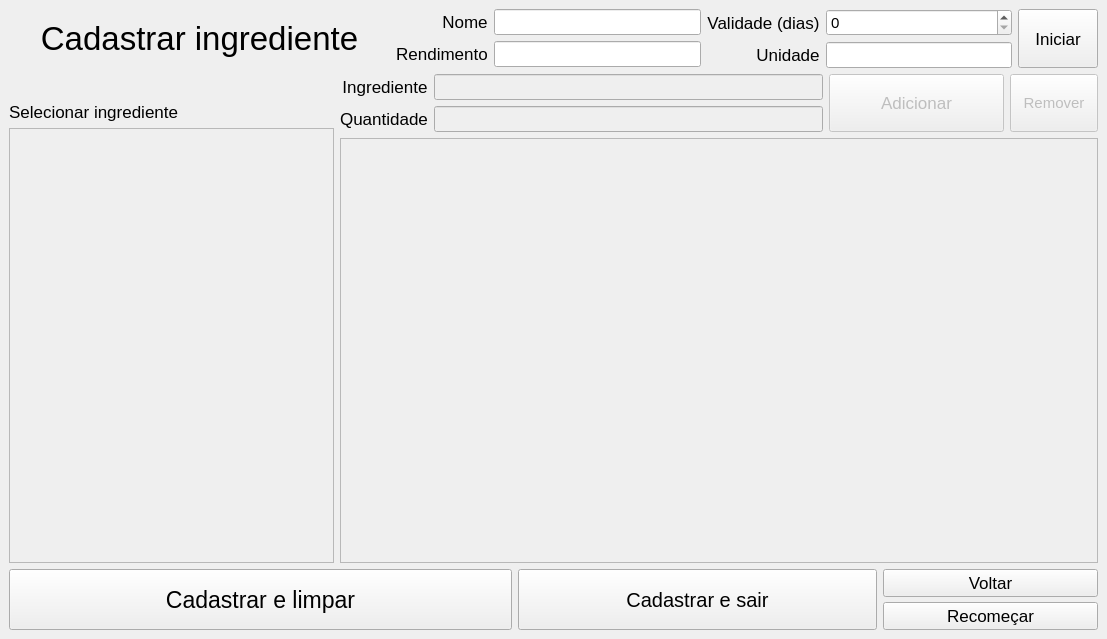
<?xml version="1.0" encoding="UTF-8"?>
<ui version="4.0">
 <class>MainWindow</class>
 <widget class="QMainWindow" name="MainWindow">
  <property name="geometry">
   <rect>
    <x>0</x>
    <y>0</y>
    <width>1107</width>
    <height>639</height>
   </rect>
  </property>
  <property name="windowTitle">
   <string>MainWindow</string>
  </property>
  <widget class="QWidget" name="centralwidget">
   <layout class="QVBoxLayout" name="verticalLayout_4">
    <item>
     <layout class="QHBoxLayout" name="horizontalLayout_2" stretch="5,4,4,1">
      <item>
       <layout class="QHBoxLayout" name="lay_hori_titulo">
        <property name="spacing">
         <number>2</number>
        </property>
        <property name="sizeConstraint">
         <enum>QLayout::SetDefaultConstraint</enum>
        </property>
        <item>
         <widget class="QLabel" name="lbl_titulo">
          <property name="font">
           <font>
            <pointsize>25</pointsize>
           </font>
          </property>
          <property name="text">
           <string>Cadastrar ingrediente</string>
          </property>
          <property name="alignment">
           <set>Qt::AlignCenter</set>
          </property>
         </widget>
        </item>
       </layout>
      </item>
      <item>
       <layout class="QFormLayout" name="formLayout">
        <property name="labelAlignment">
         <set>Qt::AlignRight|Qt::AlignTrailing|Qt::AlignVCenter</set>
        </property>
        <item row="0" column="0">
         <widget class="QLabel" name="lbl_nome">
          <property name="sizePolicy">
           <sizepolicy hsizetype="Minimum" vsizetype="Minimum">
            <horstretch>0</horstretch>
            <verstretch>2</verstretch>
           </sizepolicy>
          </property>
          <property name="font">
           <font>
            <pointsize>13</pointsize>
           </font>
          </property>
          <property name="text">
           <string>Nome</string>
          </property>
          <property name="alignment">
           <set>Qt::AlignCenter</set>
          </property>
         </widget>
        </item>
        <item row="0" column="1">
         <widget class="QLineEdit" name="txt_nome">
          <property name="enabled">
           <bool>true</bool>
          </property>
          <property name="sizePolicy">
           <sizepolicy hsizetype="Expanding" vsizetype="Maximum">
            <horstretch>0</horstretch>
            <verstretch>2</verstretch>
           </sizepolicy>
          </property>
          <property name="font">
           <font>
            <pointsize>11</pointsize>
           </font>
          </property>
         </widget>
        </item>
        <item row="1" column="0">
         <widget class="QLabel" name="lbl_rendimento">
          <property name="sizePolicy">
           <sizepolicy hsizetype="Minimum" vsizetype="Minimum">
            <horstretch>0</horstretch>
            <verstretch>2</verstretch>
           </sizepolicy>
          </property>
          <property name="font">
           <font>
            <pointsize>13</pointsize>
           </font>
          </property>
          <property name="text">
           <string>Rendimento</string>
          </property>
          <property name="alignment">
           <set>Qt::AlignCenter</set>
          </property>
         </widget>
        </item>
        <item row="1" column="1">
         <widget class="QLineEdit" name="txt_rendimento">
          <property name="sizePolicy">
           <sizepolicy hsizetype="Expanding" vsizetype="Maximum">
            <horstretch>0</horstretch>
            <verstretch>2</verstretch>
           </sizepolicy>
          </property>
          <property name="font">
           <font>
            <pointsize>11</pointsize>
           </font>
          </property>
         </widget>
        </item>
       </layout>
      </item>
      <item>
       <layout class="QFormLayout" name="formLayout_2">
        <property name="labelAlignment">
         <set>Qt::AlignRight|Qt::AlignTrailing|Qt::AlignVCenter</set>
        </property>
        <item row="0" column="0">
         <widget class="QLabel" name="lbl_validade">
          <property name="sizePolicy">
           <sizepolicy hsizetype="Minimum" vsizetype="Minimum">
            <horstretch>0</horstretch>
            <verstretch>2</verstretch>
           </sizepolicy>
          </property>
          <property name="font">
           <font>
            <pointsize>13</pointsize>
           </font>
          </property>
          <property name="text">
           <string>Validade (dias)</string>
          </property>
          <property name="alignment">
           <set>Qt::AlignCenter</set>
          </property>
         </widget>
        </item>
        <item row="1" column="0">
         <widget class="QLabel" name="lbl_unidade">
          <property name="sizePolicy">
           <sizepolicy hsizetype="Minimum" vsizetype="Minimum">
            <horstretch>0</horstretch>
            <verstretch>2</verstretch>
           </sizepolicy>
          </property>
          <property name="font">
           <font>
            <pointsize>13</pointsize>
           </font>
          </property>
          <property name="text">
           <string>Unidade</string>
          </property>
          <property name="alignment">
           <set>Qt::AlignCenter</set>
          </property>
         </widget>
        </item>
        <item row="1" column="1">
         <widget class="QLineEdit" name="txt_unidade">
          <property name="sizePolicy">
           <sizepolicy hsizetype="Expanding" vsizetype="Maximum">
            <horstretch>0</horstretch>
            <verstretch>2</verstretch>
           </sizepolicy>
          </property>
          <property name="font">
           <font>
            <pointsize>11</pointsize>
           </font>
          </property>
         </widget>
        </item>
        <item row="0" column="1">
         <widget class="QSpinBox" name="spin_validade">
          <property name="font">
           <font>
            <pointsize>11</pointsize>
           </font>
          </property>
         </widget>
        </item>
       </layout>
      </item>
      <item>
       <widget class="QPushButton" name="btn_iniciar">
        <property name="sizePolicy">
         <sizepolicy hsizetype="Minimum" vsizetype="Minimum">
          <horstretch>0</horstretch>
          <verstretch>0</verstretch>
         </sizepolicy>
        </property>
        <property name="font">
         <font>
          <pointsize>13</pointsize>
         </font>
        </property>
        <property name="text">
         <string>Iniciar</string>
        </property>
       </widget>
      </item>
     </layout>
    </item>
    <item>
     <layout class="QHBoxLayout" name="horizontalLayout_4" stretch="3,7">
      <item>
       <layout class="QVBoxLayout" name="verticalLayout" stretch="1,9">
        <item>
         <widget class="QLabel" name="lbl_ingredientes">
          <property name="sizePolicy">
           <sizepolicy hsizetype="Minimum" vsizetype="Minimum">
            <horstretch>0</horstretch>
            <verstretch>2</verstretch>
           </sizepolicy>
          </property>
          <property name="font">
           <font>
            <pointsize>13</pointsize>
           </font>
          </property>
          <property name="text">
           <string>Selecionar ingrediente</string>
          </property>
          <property name="alignment">
           <set>Qt::AlignBottom|Qt::AlignLeading|Qt::AlignLeft</set>
          </property>
         </widget>
        </item>
        <item>
         <widget class="QListWidget" name="list_ingredientes">
          <property name="enabled">
           <bool>false</bool>
          </property>
          <property name="font">
           <font>
            <pointsize>11</pointsize>
           </font>
          </property>
         </widget>
        </item>
       </layout>
      </item>
      <item>
       <layout class="QVBoxLayout" name="verticalLayout_3">
        <item>
         <layout class="QHBoxLayout" name="horizontalLayout_3" stretch="11,4,2">
          <item>
           <layout class="QFormLayout" name="formLayout_3">
            <property name="labelAlignment">
             <set>Qt::AlignRight|Qt::AlignTrailing|Qt::AlignVCenter</set>
            </property>
            <item row="0" column="0">
             <widget class="QLabel" name="lbl_ingrediente">
              <property name="sizePolicy">
               <sizepolicy hsizetype="Minimum" vsizetype="Minimum">
                <horstretch>0</horstretch>
                <verstretch>2</verstretch>
               </sizepolicy>
              </property>
              <property name="font">
               <font>
                <pointsize>13</pointsize>
               </font>
              </property>
              <property name="text">
               <string>Ingrediente</string>
              </property>
              <property name="alignment">
               <set>Qt::AlignCenter</set>
              </property>
              <property name="buddy">
               <cstring>txt_ingrediente</cstring>
              </property>
             </widget>
            </item>
            <item row="0" column="1">
             <widget class="QLineEdit" name="txt_ingrediente">
              <property name="enabled">
               <bool>false</bool>
              </property>
              <property name="sizePolicy">
               <sizepolicy hsizetype="Expanding" vsizetype="Maximum">
                <horstretch>0</horstretch>
                <verstretch>2</verstretch>
               </sizepolicy>
              </property>
              <property name="font">
               <font>
                <pointsize>11</pointsize>
               </font>
              </property>
             </widget>
            </item>
            <item row="1" column="0">
             <widget class="QLabel" name="lbl_quantidade">
              <property name="sizePolicy">
               <sizepolicy hsizetype="Minimum" vsizetype="Minimum">
                <horstretch>0</horstretch>
                <verstretch>2</verstretch>
               </sizepolicy>
              </property>
              <property name="font">
               <font>
                <pointsize>13</pointsize>
               </font>
              </property>
              <property name="text">
               <string>Quantidade</string>
              </property>
              <property name="alignment">
               <set>Qt::AlignCenter</set>
              </property>
              <property name="buddy">
               <cstring>txt_quantidade</cstring>
              </property>
             </widget>
            </item>
            <item row="1" column="1">
             <widget class="QLineEdit" name="txt_quantidade">
              <property name="enabled">
               <bool>false</bool>
              </property>
              <property name="sizePolicy">
               <sizepolicy hsizetype="Expanding" vsizetype="Maximum">
                <horstretch>0</horstretch>
                <verstretch>2</verstretch>
               </sizepolicy>
              </property>
              <property name="font">
               <font>
                <pointsize>11</pointsize>
               </font>
              </property>
             </widget>
            </item>
           </layout>
          </item>
          <item>
           <widget class="QPushButton" name="btn_adicionar">
            <property name="enabled">
             <bool>false</bool>
            </property>
            <property name="sizePolicy">
             <sizepolicy hsizetype="Minimum" vsizetype="Minimum">
              <horstretch>0</horstretch>
              <verstretch>0</verstretch>
             </sizepolicy>
            </property>
            <property name="font">
             <font>
              <pointsize>13</pointsize>
             </font>
            </property>
            <property name="text">
             <string>Adicionar</string>
            </property>
           </widget>
          </item>
          <item>
           <widget class="QPushButton" name="btn_remover">
            <property name="enabled">
             <bool>false</bool>
            </property>
            <property name="sizePolicy">
             <sizepolicy hsizetype="Minimum" vsizetype="Minimum">
              <horstretch>0</horstretch>
              <verstretch>0</verstretch>
             </sizepolicy>
            </property>
            <property name="font">
             <font>
              <pointsize>11</pointsize>
             </font>
            </property>
            <property name="text">
             <string>Remover</string>
            </property>
           </widget>
          </item>
         </layout>
        </item>
        <item>
         <widget class="QTableWidget" name="tb_ingredientes">
          <property name="enabled">
           <bool>false</bool>
          </property>
          <property name="font">
           <font>
            <pointsize>11</pointsize>
           </font>
          </property>
         </widget>
        </item>
       </layout>
      </item>
     </layout>
    </item>
    <item>
     <layout class="QHBoxLayout" name="horizontalLayout" stretch="7,5,3">
      <item>
       <widget class="QPushButton" name="btn_cad_limpar">
        <property name="sizePolicy">
         <sizepolicy hsizetype="Minimum" vsizetype="Minimum">
          <horstretch>0</horstretch>
          <verstretch>0</verstretch>
         </sizepolicy>
        </property>
        <property name="font">
         <font>
          <pointsize>17</pointsize>
         </font>
        </property>
        <property name="text">
         <string>Cadastrar e limpar</string>
        </property>
       </widget>
      </item>
      <item>
       <widget class="QPushButton" name="btn_cad_sair">
        <property name="sizePolicy">
         <sizepolicy hsizetype="Minimum" vsizetype="Minimum">
          <horstretch>0</horstretch>
          <verstretch>0</verstretch>
         </sizepolicy>
        </property>
        <property name="font">
         <font>
          <pointsize>15</pointsize>
         </font>
        </property>
        <property name="text">
         <string>Cadastrar e sair</string>
        </property>
       </widget>
      </item>
      <item>
       <layout class="QHBoxLayout" name="lay_hori_botoes_secundarios" stretch="2">
        <property name="spacing">
         <number>5</number>
        </property>
        <property name="sizeConstraint">
         <enum>QLayout::SetDefaultConstraint</enum>
        </property>
        <item>
         <layout class="QVBoxLayout" name="lay_vert_botoes_cancelar">
          <item>
           <widget class="QPushButton" name="btn_voltar">
            <property name="sizePolicy">
             <sizepolicy hsizetype="Minimum" vsizetype="Minimum">
              <horstretch>0</horstretch>
              <verstretch>0</verstretch>
             </sizepolicy>
            </property>
            <property name="font">
             <font>
              <pointsize>13</pointsize>
             </font>
            </property>
            <property name="text">
             <string>Voltar</string>
            </property>
           </widget>
          </item>
          <item>
           <widget class="QPushButton" name="btn_recomecar">
            <property name="sizePolicy">
             <sizepolicy hsizetype="Minimum" vsizetype="Minimum">
              <horstretch>0</horstretch>
              <verstretch>0</verstretch>
             </sizepolicy>
            </property>
            <property name="font">
             <font>
              <pointsize>13</pointsize>
             </font>
            </property>
            <property name="text">
             <string>Recomeçar</string>
            </property>
           </widget>
          </item>
         </layout>
        </item>
       </layout>
      </item>
     </layout>
    </item>
   </layout>
  </widget>
 </widget>
 <tabstops>
  <tabstop>txt_nome</tabstop>
  <tabstop>txt_ingrediente</tabstop>
  <tabstop>txt_quantidade</tabstop>
  <tabstop>btn_voltar</tabstop>
 </tabstops>
 <resources/>
 <connections/>
</ui>
